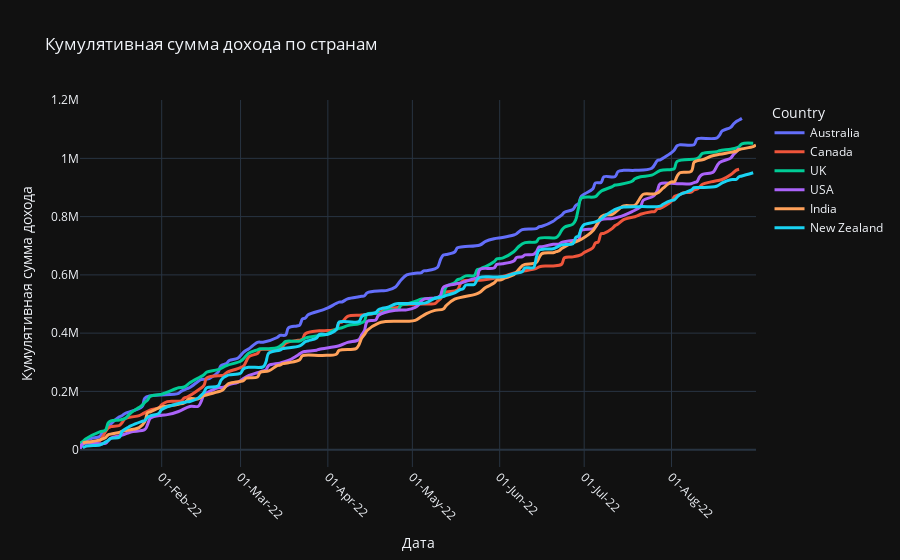

The notebook cell this image was saved under:
### Code cell
fig1 = px.line(df_grouped, 
               x='Date', 
               y='Cumamount', 
               color='Country', 
               title="Кумулятивная сумма дохода по странам",
               markers=False, 
               line_shape="spline")

fig1.update_traces(line=dict(width=3))

fig1.update_layout(
    template="plotly_dark", 
    xaxis_title="Дата", 
    yaxis_title="Кумулятивная сумма дохода",
    xaxis=dict(tickformat='%d-%b-%y', tickangle=45)
)

fig1.show()
